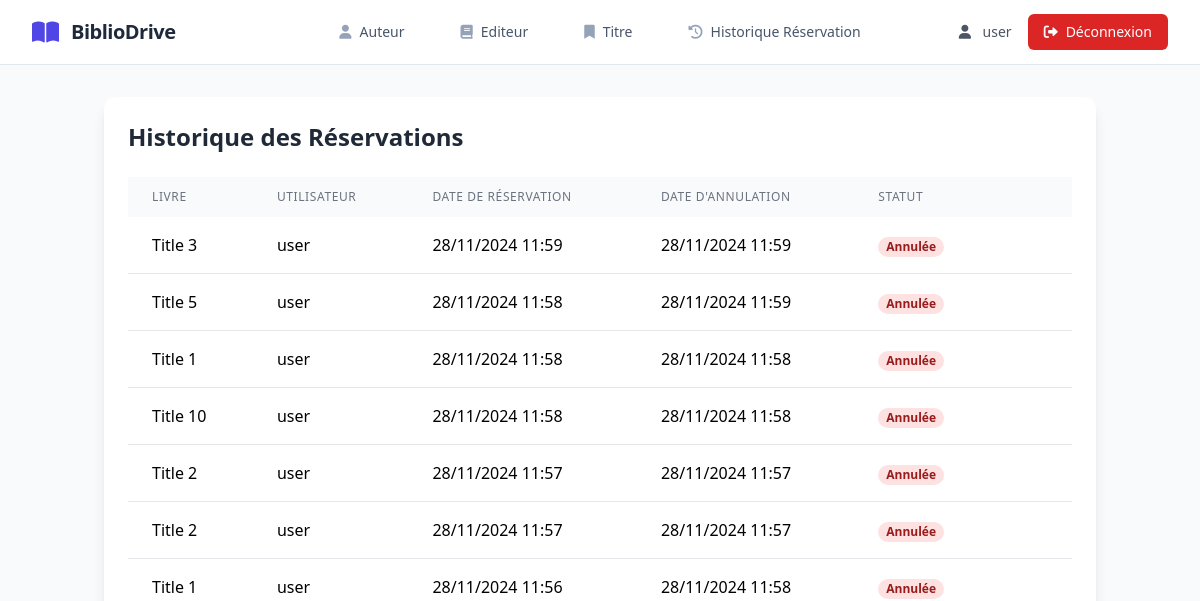
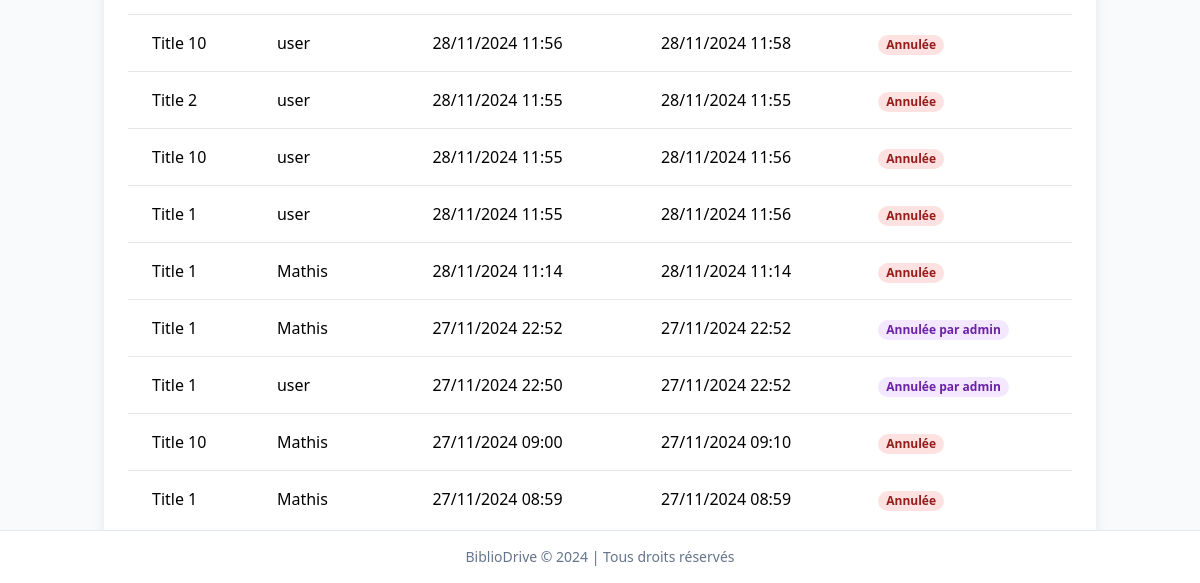
Page /book/historique/ (signed in) on the earlier database version (2 pictures, top to bottom).
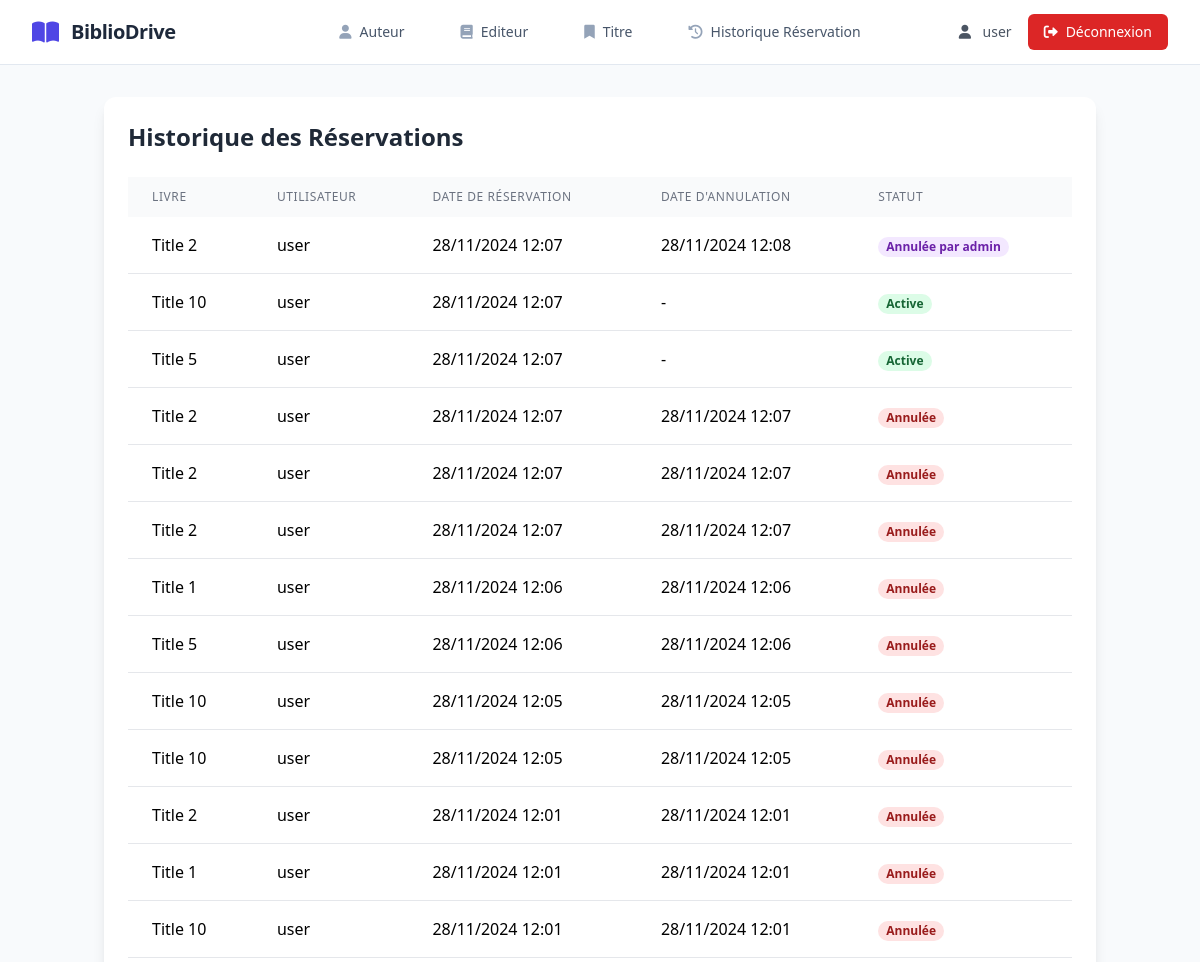
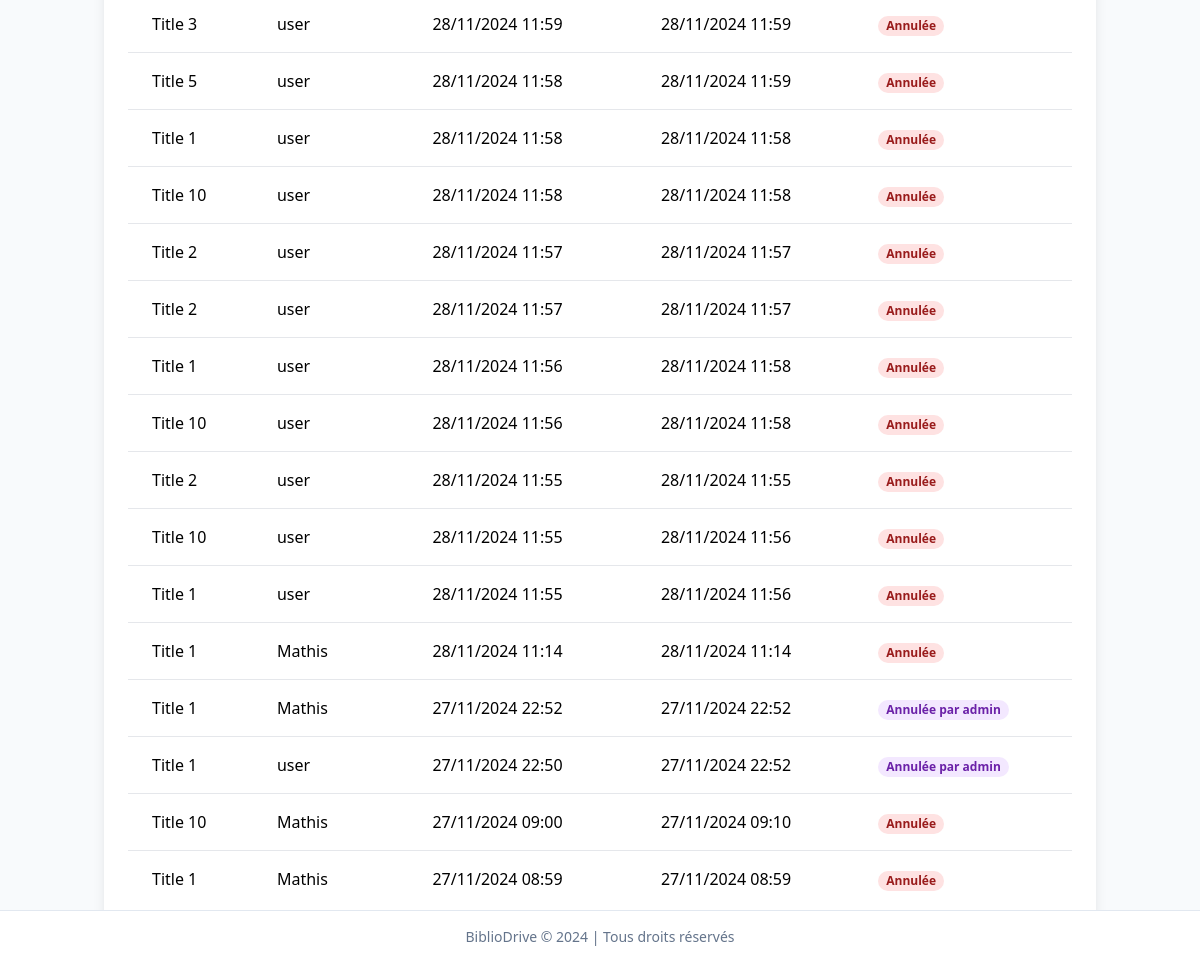
Same page on the later database version (2 pictures, top to bottom).
### backoffice/models.py (models this page shows, shortened)
class ReservationHistory(models.Model):
    book = models.ForeignKey(Title, on_delete=models.CASCADE)
    user = models.ForeignKey(User, on_delete=models.CASCADE)
    reserved_at = models.DateTimeField(auto_now_add=True)
    cancelled_at = models.DateTimeField(null=True, blank=True)
    status = models.CharField(max_length=20, choices=[
        ('ACTIVE', 'Active'),
        ('CANCELLED', 'Annulée'),
        ('ADMIN_CANCELLED', 'Annulée par admin')  # Nouveau statut
    ])
    class Meta:
        ordering = ['-reserved_at']

class Title(models.Model):
    title = models.CharField(max_length=255)
    year_published = models.SmallIntegerField()
    isbn = models.CharField(max_length=20, primary_key=True)
    pubid = models.ForeignKey(Publisher, on_delete=models.CASCADE)
    reserve_by = models.ForeignKey(User, on_delete=models.CASCADE, null=True, blank=True)
    description = models.CharField(max_length=50)
    notes = models.CharField(max_length=50)
    subject = models.CharField(max_length=50)
    comments = models.TextField()
    image = models.ImageField(upload_to='images/', null=True, blank=True)
    GENRE_CHOICES = [
        ('ROMAN', 'Roman'),
        ('SCIENCE', 'Science'),
        ('HISTOIRE', 'Histoire'),
        ('POLICIER', 'Policier'),
        ('FANTASY', 'Fantasy'),
        ('BIOGRAPHIE', 'Biographie'),
        ('AUTRE', 'Autre'),
    ]
    genre = models.CharField(max_length=20, choices=GENRE_CHOICES, default='AUTRE')

### backoffice/views.py (the view)
# urls.py: path('book/historique/', views.book_historique, name="book-historique"),
@login_required
def book_historique(request):
    reservations = ReservationHistory.objects.all()
    context = {
        'reservations': reservations,
        'active_nav': 'historique'
    }
    if request.user.is_superuser:
        context.update({
            'available_books': Title.objects.all(),
            'users': User.objects.all()
        })
    return render(request, 'book/book_historique.html', context)

### backoffice/templates/book/book_historique.html (shortened to what this page needs)
{% extends 'base.html' %}
{% block content %}
<div class="container mx-auto px-4 py-8">
  <div class="bg-white rounded-xl shadow-lg p-6">
    <h1 class="text-2xl font-bold mb-6 text-gray-800">Historique des Réservations</h1>
    <div class="overflow-x-auto">
      <table class="min-w-full table-auto">
        <thead class="bg-gray-50">
          <tr>
            <th class="px-6 py-3 text-left text-xs font-medium text-gray-500 uppercase tracking-wider">Livre</th>
            <th class="px-6 py-3 text-left text-xs font-medium text-gray-500 uppercase tracking-wider">Utilisateur</th>
            <th class="px-6 py-3 text-left text-xs font-medium text-gray-500 uppercase tracking-wider">Date de
              réservation</th>
            <th class="px-6 py-3 text-left text-xs font-medium text-gray-500 uppercase tracking-wider">Date d'annulation
            </th>
            <th class="px-6 py-3 text-left text-xs font-medium text-gray-500 uppercase tracking-wider">Statut</th>
          </tr>
        </thead>
        <tbody class="bg-white divide-y divide-gray-200">
          {% for reservation in reservations %}
          <tr class="hover:bg-gray-50">
            <td class="px-6 py-4 whitespace-nowrap">{{ reservation.book.title }}</td>
            <td class="px-6 py-4 whitespace-nowrap">{{ reservation.user.username }}</td>
            <td class="px-6 py-4 whitespace-nowrap">{{ reservation.reserved_at|date:"d/m/Y H:i" }}</td>
            <td class="px-6 py-4 whitespace-nowrap">
              {% if reservation.cancelled_at %}
              {{ reservation.cancelled_at|date:"d/m/Y H:i" }}
              {% else %}
              -
              {% endif %}
            </td>
            <td class="px-6 py-4 whitespace-nowrap">
              <span class="px-2 inline-flex text-xs leading-5 font-semibold rounded-full
                    {% if reservation.status == 'ACTIVE' %}bg-green-100 text-green-800
                    {% elif reservation.status == 'ADMIN_CANCELLED' %}bg-purple-100 text-purple-800
                    {% else %}bg-red-100 text-red-800{% endif %}">
                {{ reservation.get_status_display }}
              </span>
            </td>
          </tr>
          {% endfor %}
        </tbody>
      </table>
    </div>
  </div>
</div>
{% endblock %}

### backoffice/templates/base.html (shortened to what this page needs)
<!DOCTYPE html>
<html lang="fr">
<head>
  <script src="https://cdn.tailwindcss.com"></script>
  <link rel="stylesheet" href="https://cdnjs.cloudflare.com/ajax/libs/font-awesome/6.0.0/css/all.min.css" />
</head>
<body class="bg-slate-50">
  <nav class="bg-white border-b border-slate-200 sticky top-0 z-50">
    <div class="max-w-7xl mx-auto px-4 sm:px-6 lg:px-8">
      <div class="flex justify-between h-16">
        <div class="flex items-center w-1/4">
          <a href="{% url 'accueil' %}" class="flex items-center space-x-3">
            <i class="fas fa-book-open text-indigo-600 text-2xl"></i>
            <span class="text-xl font-bold text-slate-800 tracking-tight">BiblioDrive</span>
          </a>
        </div>
        <div class="flex-1 flex justify-center">
          <div class="hidden sm:flex sm:items-center">
            <div class="flex space-x-8">
              <a href="{% url 'author-list' %}"
                class="text-slate-600 hover:text-indigo-600 px-3 py-2 rounded-md text-sm font-medium transition-colors duration-200 ease-in-out flex items-center space-x-2 group">
                <i class="fas fa-user text-slate-400 group-hover:text-indigo-600 transition-colors duration-200"></i>
                <span>Auteur</span>
              </a>
              <a href="{% url 'publisher-list' %}"
                class="text-slate-600 hover:text-indigo-600 px-3 py-2 rounded-md text-sm font-medium transition-colors duration-200 ease-in-out flex items-center space-x-2 group {% if active_nav == 'publisher' %}text-indigo-600{% endif %}">
                <i class="fas fa-book text-slate-400 group-hover:text-indigo-600 transition-colors duration-200"></i>
                <span>Editeur</span>
              </a>
              <a href="{% url 'book-list' %}"
                class="text-slate-600 hover:text-indigo-600 px-3 py-2 rounded-md text-sm font-medium transition-colors duration-200 ease-in-out flex items-center space-x-2 group">
                <i
                  class="fas fa-bookmark text-slate-400 group-hover:text-indigo-600 transition-colors duration-200"></i>
                <span>Titre</span>
              </a>
              {% if user.is_authenticated %}
              <a href="{% url 'book_historique' %}"
                class="text-slate-600 hover:text-indigo-600 px-3 py-2 rounded-md text-sm font-medium transition-colors duration-200 ease-in-out flex items-center space-x-2 group">
                <i class="fas fa-history text-slate-400 group-hover:text-indigo-600 transition-colors duration-200"></i>
                <span>Historique Réservation</span>
              </a>
              {% endif %}
            </div>
          </div>
        </div>
        <div class="flex items-center w-1/4 justify-end space-x-4">
          {% if user.is_authenticated %}
          <span class="text-gray-600 text-sm">
            <i class="fas fa-user mr-2"></i>
            {{ user.username }}
          </span>
          <form method="post" action="{% url 'logout' %}">
            <button type="submit"
              class="bg-red-600 text-white px-4 py-2 rounded-md text-sm font-medium hover:bg-red-700 transition-colors duration-200 flex items-center space-x-2">
              <i class="fas fa-sign-out-alt"></i>
              <span>Déconnexion</span>
            </button>
          </form>
          {% endif %}
        </div>
      </div>
    </div>
  </nav>
  {% block content %} {% endblock %}
  <footer class="bg-white border-t border-slate-200 fixed bottom-0 w-full">
    <div class="max-w-7xl mx-auto px-4 py-4">
      <p class="text-center text-sm text-slate-500">
        BiblioDrive © {% now "Y" %} | Tous droits réservés
      </p>
    </div>
  </footer>
</body>
</html>

Differences in the rows shown:
added ReservationHistory: book "Title 2", user.username "user", reserved_at "28/11/2024 12:07", cancelled_at "28/11/2024 12:08", status "Annulée par admin"
added ReservationHistory: book "Title 10", user.username "user", reserved_at "28/11/2024 12:07", status "Active"
added ReservationHistory: book "Title 5", user.username "user", reserved_at "28/11/2024 12:07", status "Active"
added ReservationHistory: book "Title 2", user.username "user", reserved_at "28/11/2024 12:07", cancelled_at "28/11/2024 12:07", status "Annulée"
added ReservationHistory: book "Title 2", user.username "user", reserved_at "28/11/2024 12:07", cancelled_at "28/11/2024 12:07", status "Annulée"
added ReservationHistory: book "Title 2", user.username "user", reserved_at "28/11/2024 12:07", cancelled_at "28/11/2024 12:07", status "Annulée"
added ReservationHistory: book "Title 1", user.username "user", reserved_at "28/11/2024 12:06", cancelled_at "28/11/2024 12:06", status "Annulée"
added ReservationHistory: book "Title 5", user.username "user", reserved_at "28/11/2024 12:06", cancelled_at "28/11/2024 12:06", status "Annulée"
added ReservationHistory: book "Title 10", user.username "user", reserved_at "28/11/2024 12:05", cancelled_at "28/11/2024 12:05", status "Annulée"
added ReservationHistory: book "Title 10", user.username "user", reserved_at "28/11/2024 12:05", cancelled_at "28/11/2024 12:05", status "Annulée"
added ReservationHistory: book "Title 2", user.username "user", reserved_at "28/11/2024 12:01", cancelled_at "28/11/2024 12:01", status "Annulée"
added ReservationHistory: book "Title 1", user.username "user", reserved_at "28/11/2024 12:01", cancelled_at "28/11/2024 12:01", status "Annulée"
added ReservationHistory: book "Title 10", user.username "user", reserved_at "28/11/2024 12:01", cancelled_at "28/11/2024 12:01", status "Annulée"
